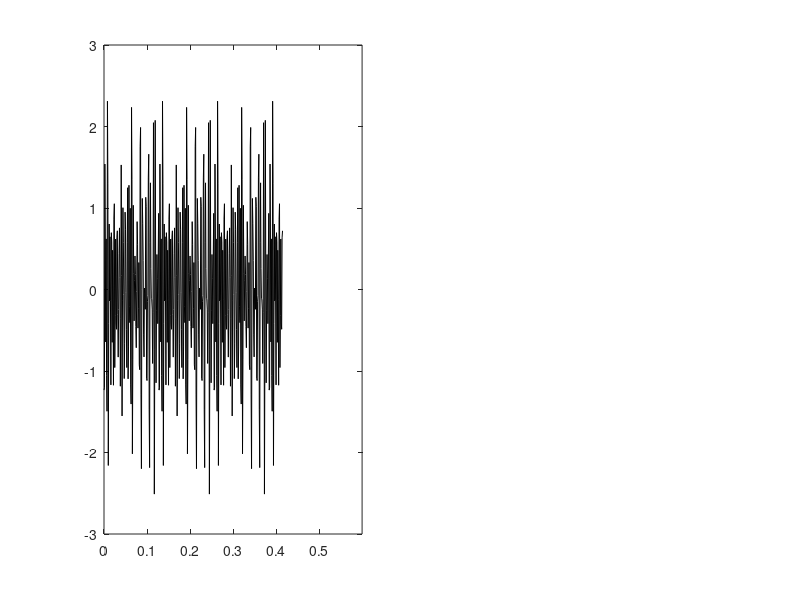

Recreate this plot in MATLAB. (Note: this script raises an error after producing the figure.)
% Chapter 2 Exercise 22a
% Spectral analysis of a multisine, leakage present
%
% Copyright: 
% Johan Schoukens, Rik Pintelon, and Yves Rolain 
% Vrije Universiteit Brussels, Pleinlaan 2, 1050 Brussels, Belgium
%
% 1 December 2010

clear all

% define the input parameters
fSample=1000;                   % sample frequency
Ts=1/fSample;                   % sample period
Ndata1=128;                     % period length
M=4;                            % number of complete periods measured
Fraction=0.25;                  % fraction of the uncompletely measured period

% Generate the multisine
ExcitationLines=1+floor([0.15*Ndata1:0.35*Ndata1]);             % excited frequencies
U=zeros(Ndata1,1);                                              % initialize the spectrum
U(ExcitationLines)=exp(j*2*pi*rand(length(ExcitationLines),1)); % define the spectrum
u=2*real(ifft(U));                                              % generate 1 period
u=u/std(u);                                                     % normalize the signal to RMS=1
u=kron(ones(M,1),u);                                            % repeat M+1 times 
u(end-floor(Ndata1*(1-Fraction))+1:end)=[];                     % take out the last part to get the required length
Ndata=length(u);                                                % length of the signal
t=[0:Ndata-1]*Ts;                                               % time axis
f=[0:Ndata-1]*fSample/Ndata;                                    % frequency axis
LinesPlot=[1:Ndata/2];                                          % plot only half of the frequencies

% FFT analysis
URect=fft(u)/sqrt(Ndata);                                       % fft with rectangular window
HannWin=hanning(Ndata,'periodic');                              % fft with Hann window
UHann=fft(u.*HannWin(:))/sqrt(Ndata);

% plot the results
FigNum=7;
figure(FigNum)
clf

subplot(1,2,1)
plot(t,u,'k')
axis([0 0.6 -3 3])
DG_SetFontSize(12)
DG_SetTraceWidth(0.5,1,FigNum)
DG_SetTraceGray(0.6,2,FigNum)
DG_SetLineWidth(1.0)
xlabel('Time (s)'),ylabel('Signal')

subplot(1,2,2)
plot(f(LinesPlot),db(URect(LinesPlot)),'.k',f(LinesPlot),db(UHann(LinesPlot)),'.k')
axis([0 500 -80 20])
xlabel('Frequency (Hz)')
ylabel('Amplitude Spectrum (dB)')
DG_SetFontSize(12)
DG_SetTraceWidth(0.5,1,FigNum)
DG_SetTraceWidth(1,2,FigNum)
DG_SetTraceGray(0.6,2,FigNum)
DG_SetLineWidth(1.0)

% export the plot
% DG_Init4PDF(gcf, 4.5);        % fixing the size, half standard height
% DG_MakePDF('FigMultisinus2.pdf', gcf);
